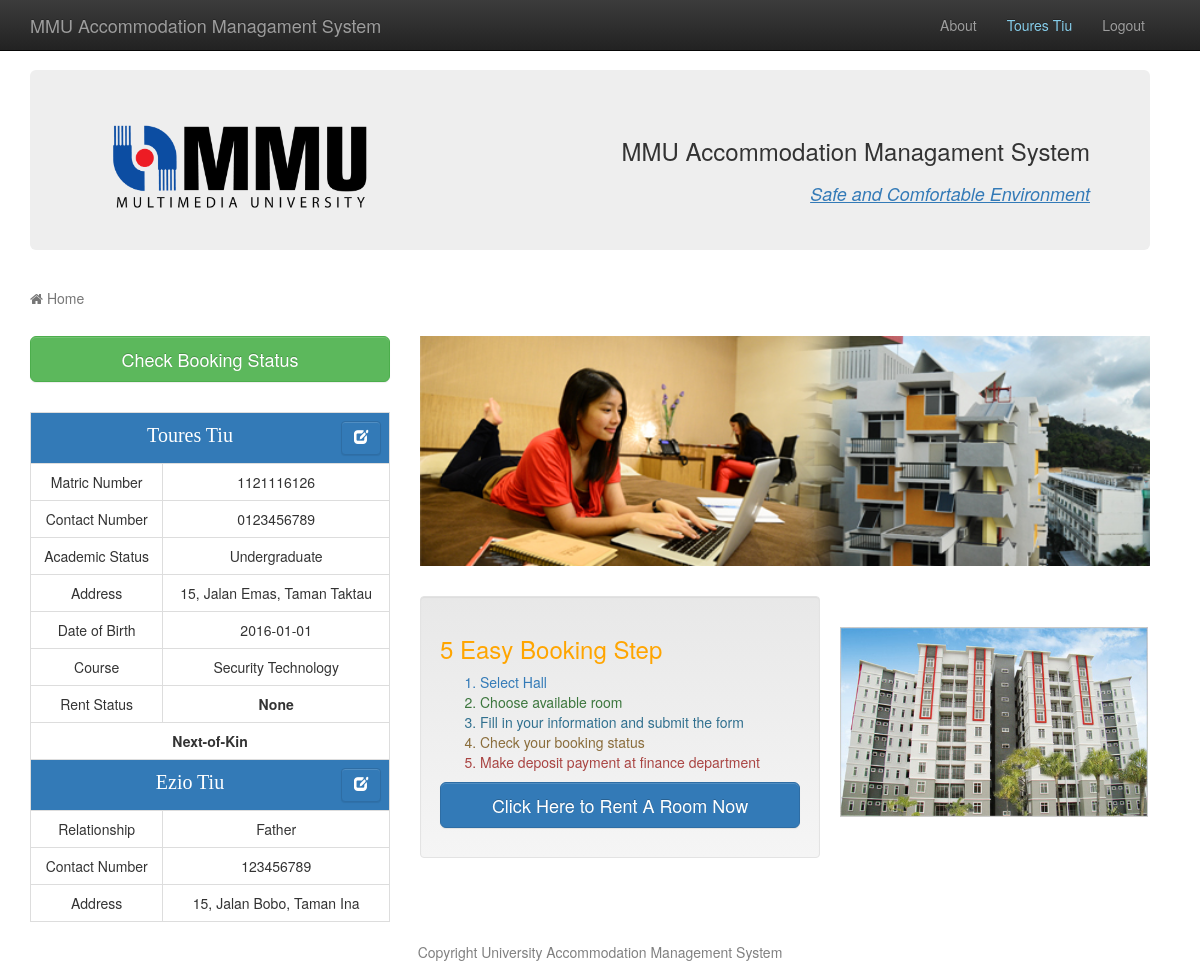
The app's page /index.php (signed in) with its own data.
### tables this page shows
CREATE TABLE `student` (
  `student_id` int(10) NOT NULL,
  `student_name` varchar(50) NOT NULL,
  `student_address` varchar(50) NOT NULL,
  `student_dob` date NOT NULL,
  `student_category` varchar(50) NOT NULL,
  `student_status` varchar(10) NOT NULL,
  `course_id` varchar(5) NOT NULL,
  `student_pass` varchar(50) NOT NULL,
  `student_hp` varchar(11) NOT NULL
);

CREATE TABLE `relative` (
  `relative_id` int(5) NOT NULL,
  `relative_name` varchar(50) NOT NULL,
  `relative_relation` varchar(50) NOT NULL,
  `relative_address` varchar(50) NOT NULL,
  `relative_hp` varchar(11) NOT NULL,
  `student_id` int(10) NOT NULL
);

CREATE TABLE `course` (
  `course_id` varchar(5) NOT NULL,
  `course_title` varchar(50) NOT NULL,
  `course_leader` varchar(50) NOT NULL,
  `department_name` varchar(50) NOT NULL
);

### index.php (the view, shortened to what this page needs)
<!DOCTYPE html>
<?php
	if (isset($_SESSION['id']))
	{
		$sess_id=$_SESSION["id"];
		$student_result = mysql_query("select * from student,course,relative where student.student_id=$sess_id and student.course_id=course.course_id and relative.student_id=$sess_id");
		$student_row = mysql_fetch_assoc($student_result);
	}
?>
<html>
<head>
<link rel="stylesheet" href="https://maxcdn.bootstrapcdn.com/bootstrap/3.3.6/css/bootstrap.min.css">
	<link rel="stylesheet" href="https://maxcdn.bootstrapcdn.com/bootstrap/3.3.6/css/bootstrap-theme.min.css">
	<link rel="stylesheet" href="https://maxcdn.bootstrapcdn.com/font-awesome/4.5.0/css/font-awesome.min.css">
    <link href="css/bootstrap.css" rel="stylesheet">
	<link href="css/bootstrap.min.css" rel="stylesheet">
</head>
		<body>
    <nav class="navbar navbar-inverse navbar-fixed-top" role="navigation">
        <div class="container">
            <div class="navbar-header">
                <a class="navbar-brand" href="index.php">MMU Accommodation Managament System</a>
            </div>
            <div class="collapse navbar-collapse" id="bs-example-navbar-collapse-1" style="float:right;margin-right:10px;">
                <ul class="nav navbar-nav">
                    <li>
                        <a href="about.php">About</a>
                    </li>
                    <li>
                        <a href="#" style="color:skyblue;cursor:context-menu;"><?php echo $student_row["student_name"] ?></a>
                    </li>
					<li>
                        <a href="logout.php">Logout</a>
                    </li>
                </ul>
            </div>
        </div>
    </nav>
			<div class="container">
			  <div class="jumbotron" style="height:180px; margin-top:70px;margin-right:20px;">
				<img src="img/mmulogo.png" alt="MMU" style="width: 300px;height:100px;">
				<table style="float:right;">
				<tr><td><h3 style="float:right;">MMU Accommodation Managament System</h3></td></tr>
				<tr><td><h4 style="float:right;font-style:italic;" class="text-primary"><u>Safe and Comfortable Environment</u></h4></td></tr>
				</table>
			  </div>
			  <div class="row">
				<ol class="breadcrumb">
                            <li class="active">
                                <i class="fa fa-home"></i> Home
                            </li>
                </ol>
				<div class="col-sm-4">
				  <form method='POST'>
				  <input class="btn btn-lg btn-success btn-block" type="submit" value="Check Booking Status" name='chk_status'>
				  </form>
				<table class="table table-bordered" style="text-align:center;margin-top:30px;">
					<tr><td colspan="2" style="background-color:#337ab7;color:white;font-size:15pt;font-family:serif;"><?php echo $student_row["student_name"]; ?>
						<button type="button" title="Update student profile" class="btn btn-default btn-primary" data-toggle="modal" data-target="#studentModal" style="float:right;"><i class="glyphicon glyphicon-edit glyphicon-lg" style="color:white;"></i>
                            </button>
						</td>
					</tr>
					<tr><td>Matric Number</td><td><?php echo $student_row["student_id"]; ?></td></tr>
					<tr><td>Contact Number</td><td><?php echo $student_row["student_hp"]; ?></td></tr>
					<tr><td>Academic Status</td><td><?php echo $student_row["student_category"]; ?></td></tr>
					<tr><td>Address</td><td><?php echo $student_row["student_address"]; ?></td></tr>
					<tr><td>Date of Birth</td><td><?php echo $student_row["student_dob"]; ?></td></tr>
					<tr><td>Course</td><td><?php echo $student_row["course_title"] ?></td></tr>
					<tr><td>Rent Status</td><td><?php  $sst=$student_row["student_status"];
																		if ($sst=="Pending")
																		{echo "<span style=\"color:orange;font-weight:bold;\">$sst</span>"; }
																		else if ($sst=="Rented")
																		{echo "<span style=\"color:#25a900;font-weight:bold;\">$sst</span>"; }
																		else
																		{echo "<span style=\"font-weight:bold;\">None</span>"; }
											?></td>
					</tr>
					<tr><td colspan="2" style="font-weight:bold;">Next-of-Kin</td></tr>
					<tr><td colspan="2" style="background-color:#337ab7;color:white;font-size:15pt;font-family:serif;"><?php echo $student_row["relative_name"]; ?>
						<button type="button" title="Update next-of-kin profile" class="btn btn-default btn-primary" data-toggle="modal" data-target="#relativeModal" style="float:right;"><i class="glyphicon glyphicon-edit glyphicon-lg" style="color:white;"></i>
                           </button>
						</td>
					</tr>
					<tr><td>Relationship</td><td><?php echo $student_row["relative_relation"]; ?></td></tr>
					<tr><td>Contact Number</td><td><?php echo $student_row["relative_hp"]; ?></td></tr>
					<tr><td>Address</td><td><?php echo $student_row["relative_address"]; ?></td></tr>
				</table>
				</div>
				<div class="col-sm-4">
					<img src="img/hostel1.jpg" style="width:730px;height:230px;">
					<table>
					<tr>
					<td>
					<div class="well" style="margin-top:30px;width:400px;">
						<h3 style="color:orange;">5 Easy Booking Step</h3>
						<ol>
						<li class="text-primary">Select Hall</li>
						<li class="text-success">Choose available room</li>
						<li class="text-info">Fill in your information and submit the form </li>
						<li class="text-warning">Check your booking status</li>
						<li class="text-danger">Make deposit payment at finance department</li>
						</ol>
						<form method='POST'>
						<p>
						<input class="btn btn-lg btn-primary btn-block" type="submit" name="btn_index" value="Click Here to Rent A Room Now">
						</p>
						</form>
					</div>
					</td>
					<td>
					<img src="img/hostel3.jpg" style="width:auto;height:230px;padding:20px;">
					</td>
					</tr>
					</table>
				</div>
			  </div>
			  <footer>
            <div class="row">
                <div class="col-lg-12" style="text-align:center;color:grey;">
                    <p>Copyright University Accommodation Management System</p>
                </div>
            </div>
        </footer>
			</div>
        </body>
</html>

### index.php (style rules this page uses)
.breadcrumb { padding: 8px 0px; margin-bottom: 20px; margin-left:15px; margin-right:15px; list-style: none; background-color: transparent; }

### records on screen
student: student_name "Toures Tiu", relative.student_id "1121116126", student_hp "0123456789", student_category "Undergraduate", student_address "15, Jalan Emas, Taman Taktau", student_dob "2016-01-01", course.course_title "Security Technology", relative.relative_name "Ezio Tiu", relative.relative_relation "Father", relative.relative_hp "123456789", relative.relative_address "15, Jalan Bobo, Taman Ina"
